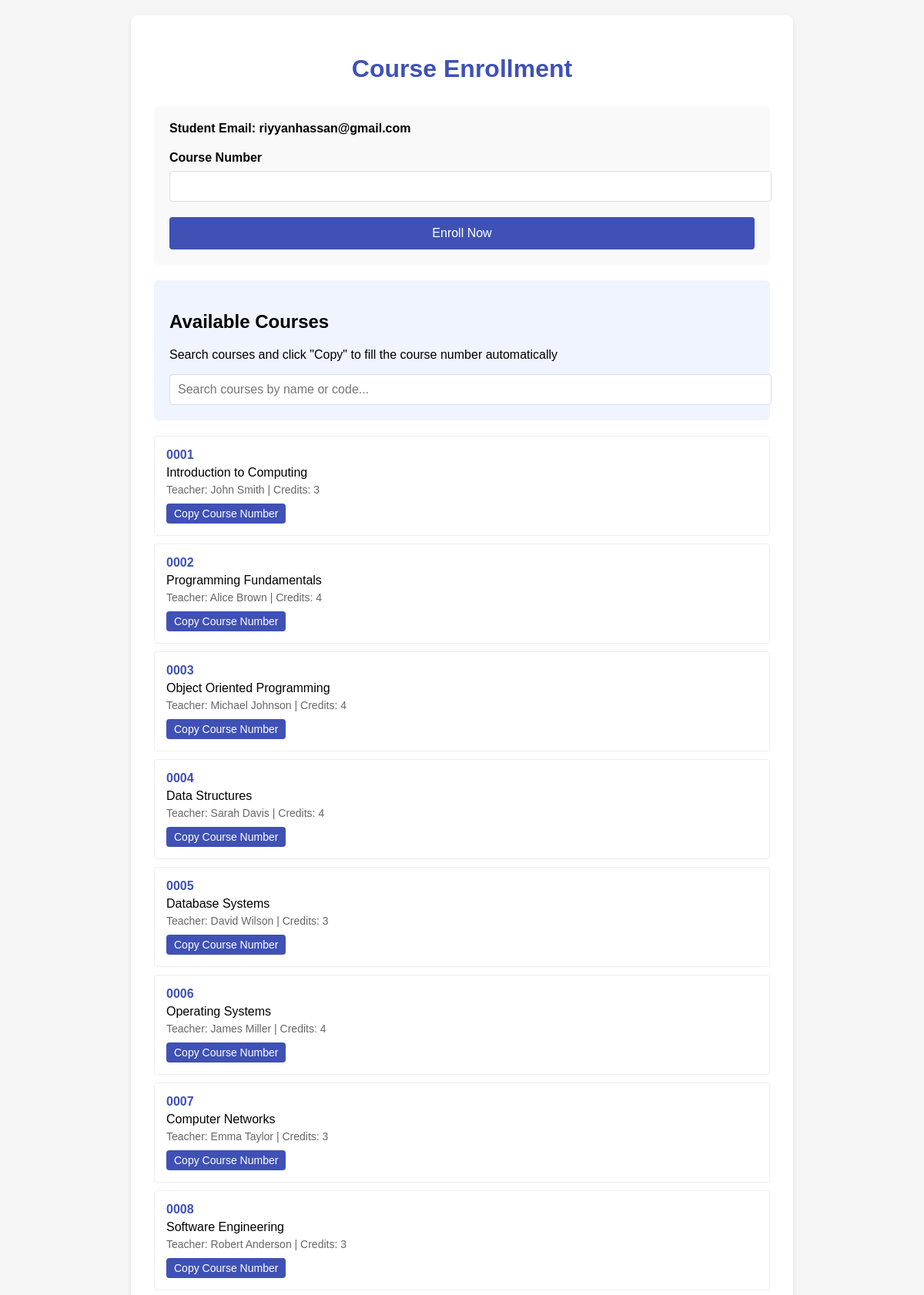
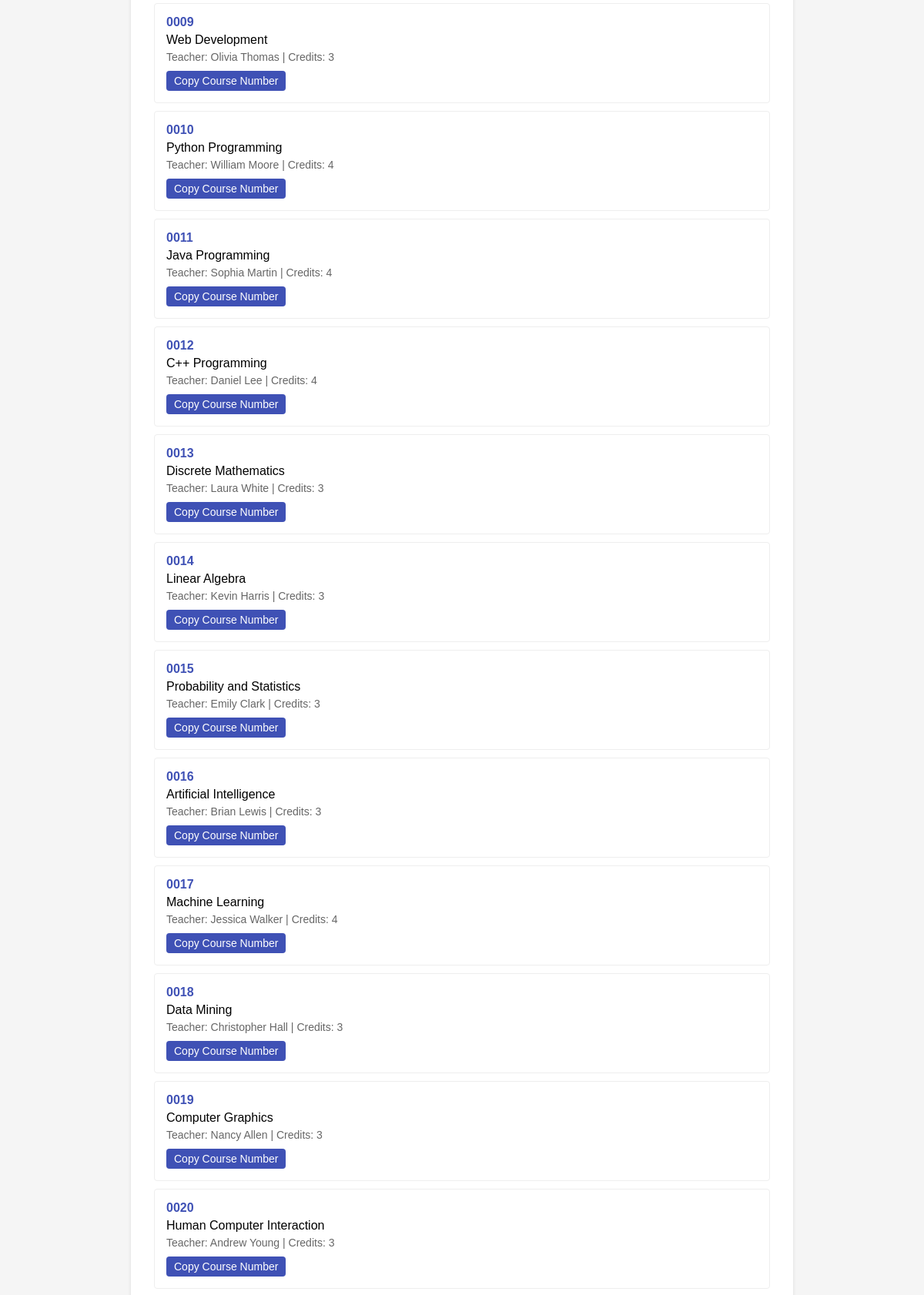
The page /enroll/ (signed in, upper part) on the database its author committed (2 pictures, top to bottom).
### tables/models.py (models this page shows)
class student(models.Model):
    s_fname = models.CharField(max_length=30)
    s_lname = models.CharField(max_length=30)
    s_email = models.EmailField(max_length=150, unique=True)
    s_phone = models.BigIntegerField(default=0)
    s_dob = models.DateField()
    s_city = models.CharField(max_length=50)
    s_password = models.CharField(max_length=20)
    s_image = models.ImageField(upload_to='media/profilepic')
    s_document = models.FileField(upload_to='media/documents')
    s_bio = models.TextField()

class Course(models.Model):
    c_number = models.CharField(max_length=20, unique=True)
    c_name = models.CharField(max_length=200)
    c_des = models.TextField()
    c_teacher = models.CharField(max_length=100)
    c_credit = models.PositiveIntegerField()
    created_at = models.DateTimeField(auto_now_add=True)
    updated_at = models.DateTimeField(auto_now=True)

### tables/views.py (the view)
# urls.py: path('enroll/', views.enroll_course, name='enroll'),
def enroll_course(request):
    user_id = request.session.get('user_id')
    user = student.objects.get(id=user_id)
    courses = Course.objects.all()
    if request.method == 'POST':
        course = request.POST['c_number']
        enroll = enrollment(s_email = user.s_email , c_number = course)
        enroll.save()
        return redirect('enroll')
    return render(request, 'enroll.html', {'user':user, 'courses':courses})

### templates/enroll.html (shortened to what this page needs)
<!DOCTYPE html>
<html>
<head>
</head>
<body>
    <div class="container">
        <h1>Course Enrollment</h1>
        <div class="enroll-form">
            <form method="post" action="{% url 'enroll' %}">
                <div class="form-group">
                    <label>Student Email: {{ user.s_email }}</label>
                </div>
                <div class="form-group">
                    <label for="c_number">Course Number</label>
                    <input type="text" id="c_number" name="c_number" required>
                </div>
                <button type="submit">Enroll Now</button>
            </form>
        </div>
        <div class="search-box">
            <h2>Available Courses</h2>
            <p>Search courses and click "Copy" to fill the course number automatically</p>
            <input type="text" id="courseSearch" placeholder="Search courses by name or code...">
        </div>
        <div class="course-list" id="courseList">
            {% for course in courses %}
            <div class="course-item" data-search="{{ course.c_number }} {{ course.c_name }} {{ course.c_teacher }}">
                <div class="course-code">{{ course.c_number }}</div>
                <div class="course-name">{{ course.c_name }}</div>
                <div class="course-details">
                    Teacher: {{ course.c_teacher }} | Credits: {{ course.c_credit }}
                </div>
                <button onclick="document.getElementById('c_number').value = '{{ course.c_number }}'"
                        style="width: auto; padding: 5px 10px; margin-top: 10px; font-size: 14px;">
                    Copy Course Number
                </button>
            </div>
            {% endfor %}
        </div>
    </div>
</body>
</html>

### templates/enroll.html (style rules this page uses)
body { font-family: Arial, sans-serif; background-color: #f5f5f5; margin: 0; padding: 20px; }
.container { max-width: 800px; margin: 0 auto; background: white; padding: 30px; border-radius: 8px; box-shadow: 0 2px 4px rgba(0,0,0,0.1); }
h1 { color: #3f51b5; text-align: center; margin-bottom: 30px; }
.enroll-form { margin-bottom: 20px; padding: 20px; background: #f9f9f9; border-radius: 6px; }
.form-group { margin-bottom: 20px; }
label { display: block; margin-bottom: 8px; font-weight: bold; }
input[type="text"], input[type="email"] { width: 100%; padding: 10px; border: 1px solid #ddd; border-radius: 4px; font-size: 16px; }
button { background-color: #3f51b5; color: white; border: none; padding: 12px 20px; border-radius: 4px; font-size: 16px; cursor: pointer; width: 100%; }
.search-box { margin: 20px 0; padding: 20px; background: #f0f4ff; border-radius: 6px; }
#courseSearch { width: 100%; padding: 10px; border: 1px solid #ddd; border-radius: 4px; font-size: 16px; }
.course-list { margin-top: 10px; }
.course-item { padding: 15px; border: 1px solid #eee; margin-bottom: 10px; border-radius: 4px; transition: all 0.3s; }
.course-code { font-weight: bold; color: #3f51b5; margin-bottom: 5px; }
.course-name { margin-bottom: 5px; }
.course-details { font-size: 14px; color: #666; }

### rows shown on the page
student: s_email "riyyanhassan@gmail.com"
Course: c_number "0001", c_name "Introduction to Computing", c_teacher "John Smith", c_credit "3"
Course: c_number "0002", c_name "Programming Fundamentals", c_teacher "Alice Brown", c_credit "4"
Course: c_number "0003", c_name "Object Oriented Programming", c_teacher "Michael Johnson", c_credit "4"
Course: c_number "0004", c_name "Data Structures", c_teacher "Sarah Davis", c_credit "4"
Course: c_number "0005", c_name "Database Systems", c_teacher "David Wilson", c_credit "3"
Course: c_number "0006", c_name "Operating Systems", c_teacher "James Miller", c_credit "4"
Course: c_number "0007", c_name "Computer Networks", c_teacher "Emma Taylor", c_credit "3"
Course: c_number "0008", c_name "Software Engineering", c_teacher "Robert Anderson", c_credit "3"
Course: c_number "0009", c_name "Web Development", c_teacher "Olivia Thomas", c_credit "3"
Course: c_number "0010", c_name "Python Programming", c_teacher "William Moore", c_credit "4"
Course: c_number "0011", c_name "Java Programming", c_teacher "Sophia Martin", c_credit "4"
Course: c_number "0012", c_name "C++ Programming", c_teacher "Daniel Lee", c_credit "4"
Course: c_number "0013", c_name "Discrete Mathematics", c_teacher "Laura White", c_credit "3"
Course: c_number "0014", c_name "Linear Algebra", c_teacher "Kevin Harris", c_credit "3"
Course: c_number "0015", c_name "Probability and Statistics", c_teacher "Emily Clark", c_credit "3"
Course: c_number "0016", c_name "Artificial Intelligence", c_teacher "Brian Lewis", c_credit "3"
Course: c_number "0017", c_name "Machine Learning", c_teacher "Jessica Walker", c_credit "4"
Course: c_number "0018", c_name "Data Mining", c_teacher "Christopher Hall", c_credit "3"
Course: c_number "0019", c_name "Computer Graphics", c_teacher "Nancy Allen", c_credit "3"
Course: c_number "0020", c_name "Human Computer Interaction", c_teacher "Andrew Young", c_credit "3"
